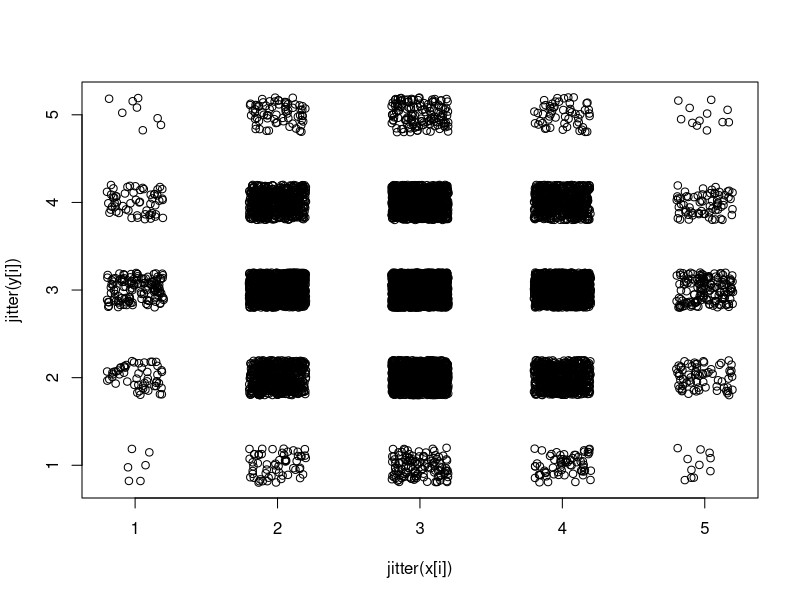
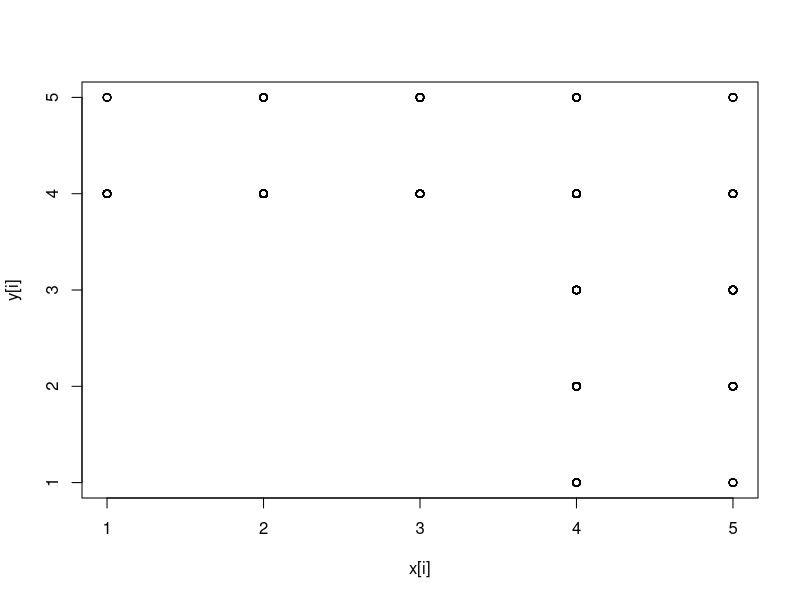

R code for these plots, in order:
######################### 
### BERKSON'S PARADOX ### 
#########################

# This script visually demonstrates Berkson's paradox i.e. what happens when two
# uncorrelated variables are subsetted based on their common consequence


### Simulation with binary variables

# Binary variables A & B
A <- round(runif(1000,0,1),0)
B <- round(runif(1000,0,1),0)

# They are not correlated at first
cor(A,B)
table(A,B)

# Select observartions where neither A or B is 0
i <- A != 0 | B != 0

# Remaining observartions show a large correlation
cor(A[i], B[i])
table(A[i], B[i])


### Simulation with Likert-type normal variables

# Normal variables x & y 
x <- round(rnorm(10000,3,0.8))
y <- round(rnorm(10000,3,0.8))

# Bound them between 1 and 5
i <- x < 6 & y < 6 & x > 0 & y > 0
x <- x[i]
y <- y[i]

# They are uncorrelated
cor(x, y)
plot(jitter(x[i]), jitter(y[i]))

# Median of each variable
q1 <- quantile(x)[3]
q2 <- quantile(y)[3]

# Take observations that are above median in both
i <- x > q1 | y > q2

# Remaining observartions show a large correlation
cor(x[i],y[i])
plot(x[i], y[i])
